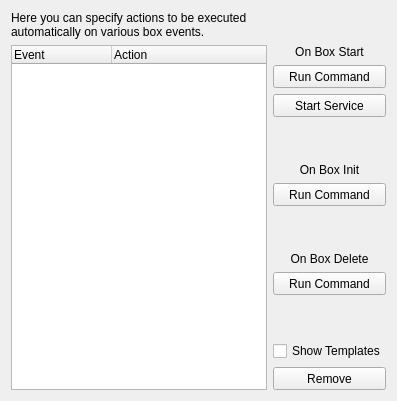
             <widget class="QWidget" name="tab_2">
              <attribute name="title">
               <string>Triggers</string>
              </attribute>
              <layout class="QGridLayout" name="gridLayout_4">
               <item row="10" column="1">
                <spacer name="verticalSpacer_4">
                 <property name="orientation">
                  <enum>Qt::Vertical</enum>
                 </property>
                 <property name="sizeHint" stdset="0">
                  <size>
                   <width>20</width>
                   <height>40</height>
                  </size>
                 </property>
                </spacer>
               </item>
               <item row="4" column="1">
                <spacer name="verticalSpacer_18">
                 <property name="orientation">
                  <enum>Qt::Vertical</enum>
                 </property>
                 <property name="sizeHint" stdset="0">
                  <size>
                   <width>20</width>
                   <height>40</height>
                  </size>
                 </property>
                </spacer>
               </item>
               <item row="12" column="1">
                <widget class="QToolButton" name="btnDelAuto">
                 <property name="sizePolicy">
                  <sizepolicy hsizetype="Preferred" vsizetype="Fixed">
                   <horstretch>0</horstretch>
                   <verstretch>0</verstretch>
                  </sizepolicy>
                 </property>
                 <property name="minimumSize">
                  <size>
                   <width>0</width>
                   <height>23</height>
                  </size>
                 </property>
                 <property name="text">
                  <string>Remove</string>
                 </property>
                </widget>
               </item>
               <item row="1" column="0" rowspan="12">
                <widget class="QTreeWidget" name="treeTriggers">
                 <column>
                  <property name="text">
                   <string>Event</string>
                  </property>
                 </column>
                 <column>
                  <property name="text">
                   <string>Action</string>
                  </property>
                 </column>
                 <column>
                  <property name="text">
                   <string/>
                  </property>
                 </column>
                </widget>
               </item>
               <item row="6" column="1">
                <widget class="QToolButton" name="btnAddAutoExec">
                 <property name="sizePolicy">
                  <sizepolicy hsizetype="Preferred" vsizetype="Fixed">
                   <horstretch>0</horstretch>
                   <verstretch>0</verstretch>
                  </sizepolicy>
                 </property>
                 <property name="minimumSize">
                  <size>
                   <width>0</width>
                   <height>23</height>
                  </size>
                 </property>
                 <property name="text">
                  <string>Run Command</string>
                 </property>
                </widget>
               </item>
               <item row="3" column="1">
                <widget class="QToolButton" name="btnAddAutoSvc">
                 <property name="sizePolicy">
                  <sizepolicy hsizetype="Preferred" vsizetype="Fixed">
                   <horstretch>0</horstretch>
                   <verstretch>0</verstretch>
                  </sizepolicy>
                 </property>
                 <property name="minimumSize">
                  <size>
                   <width>0</width>
                   <height>23</height>
                  </size>
                 </property>
                 <property name="text">
                  <string>Start Service</string>
                 </property>
                </widget>
               </item>
               <item row="1" column="1">
                <widget class="QLabel" name="label_33">
                 <property name="toolTip">
                  <string>These events are executed each time a box is started</string>
                 </property>
                 <property name="text">
                  <string>On Box Start</string>
                 </property>
                 <property name="alignment">
                  <set>Qt::AlignCenter</set>
                 </property>
                </widget>
               </item>
               <item row="2" column="1">
                <widget class="QToolButton" name="btnAddAutoRun">
                 <property name="sizePolicy">
                  <sizepolicy hsizetype="Preferred" vsizetype="Fixed">
                   <horstretch>0</horstretch>
                   <verstretch>0</verstretch>
                  </sizepolicy>
                 </property>
                 <property name="minimumSize">
                  <size>
                   <width>0</width>
                   <height>23</height>
                  </size>
                 </property>
                 <property name="text">
                  <string>Run Command</string>
                 </property>
                </widget>
               </item>
               <item row="7" column="1">
                <spacer name="verticalSpacer_21">
                 <property name="orientation">
                  <enum>Qt::Vertical</enum>
                 </property>
                 <property name="sizeHint" stdset="0">
                  <size>
                   <width>20</width>
                   <height>40</height>
                  </size>
                 </property>
                </spacer>
               </item>
               <item row="8" column="1">
                <widget class="QLabel" name="label_67">
                 <property name="toolTip">
                  <string>These commands are run UNBOXED just before the box content is deleted</string>
                 </property>
                 <property name="text">
                  <string>On Box Delete</string>
                 </property>
                 <property name="alignment">
                  <set>Qt::AlignCenter</set>
                 </property>
                </widget>
               </item>
               <item row="9" column="1">
                <widget class="QToolButton" name="btnAddDeleteCmd">
                 <property name="sizePolicy">
                  <sizepolicy hsizetype="Preferred" vsizetype="Fixed">
                   <horstretch>0</horstretch>
                   <verstretch>0</verstretch>
                  </sizepolicy>
                 </property>
                 <property name="minimumSize">
                  <size>
                   <width>0</width>
                   <height>23</height>
                  </size>
                 </property>
                 <property name="text">
                  <string>Run Command</string>
                 </property>
                </widget>
               </item>
               <item row="5" column="1">
                <widget class="QLabel" name="label_66">
                 <property name="toolTip">
                  <string>These commands are executed only when a box is initialized. To make them run again, the box content must be deleted.</string>
                 </property>
                 <property name="text">
                  <string>On Box Init</string>
                 </property>
                 <property name="alignment">
                  <set>Qt::AlignCenter</set>
                 </property>
                </widget>
               </item>
               <item row="0" column="0">
                <widget class="QLabel" name="label_32">
                 <property name="text">
                  <string>Here you can specify actions to be executed automatically on various box events.</string>
                 </property>
                 <property name="wordWrap">
                  <bool>true</bool>
                 </property>
                </widget>
               </item>
               <item row="11" column="1">
                <widget class="QCheckBox" name="chkShowTriggersTmpl">
                 <property name="text">
                  <string>Show Templates</string>
                 </property>
                </widget>
               </item>
              </layout>
             </widget>
